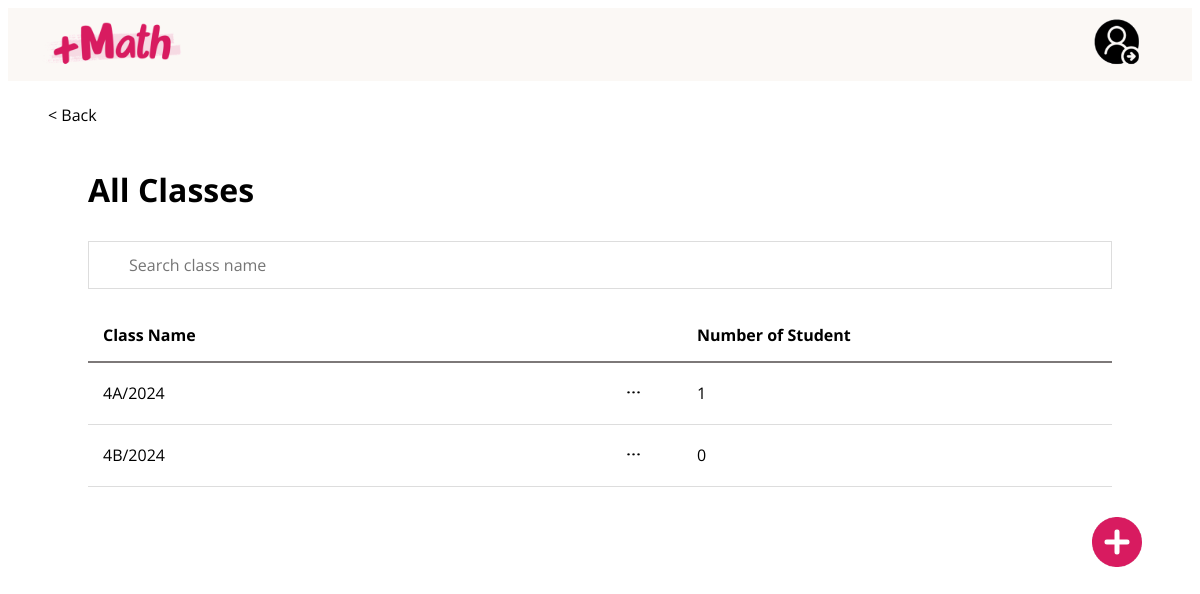
Page /AdminViewAllClasses.php (signed in) on the committed database.
### tables this page shows
CREATE TABLE IF NOT EXISTS `class` (
  `class_id` int NOT NULL AUTO_INCREMENT,
  `class_name` varchar(100) NOT NULL,
  `teacher_id` int NOT NULL,
  `admin_id` int NOT NULL,
  PRIMARY KEY (`class_id`),
  KEY `FK_class_teacher_id` (`teacher_id`),
  KEY `FK_class_admin_id` (`admin_id`)
);

### AdminViewAllClasses.php (the view, shortened to what this page needs)
<!DOCTYPE html>
<html lang="en">
<head>
</head>
<body>
    <div style="position:sticky; z-index:1; top:0; height: 73px;background-color:#FBF8F5;">
        <div style="float:left; padding:10px 10px 10px 30px; cursor: pointer">
            <img src="logo.png" style="width:150px;" onclick="window.location.href='AdmMainPage.php'">
        </div>
        <div style="float:right; padding-right:40px;">
            <div class="dropdown">
                <button class="dropbtn" id="dropbtn" type="button" onclick="profileDropDown()">
                    <img src="stuprofilebtn.png" style="width:50px;">
                </button>
            </div>
        </div>
    </div>
    <br>
    <button class="back" type="submit" name="back" onclick="window.location.href='AdmMainPage.php'">< Back</button>
    <div class="allclasses">
        <h1>All Classes</h1>
        <input type="text" id="search_class" onkeyup="filterClass()" placeholder="Search class name">
        <?php
            $con=mysqli_connect("localhost","root","","rwdd_assignment");
            $sql = "SELECT class.class_id, class.class_name, class.teacher_id, COUNT(student.student_id) AS class_count
            FROM class LEFT JOIN student ON class.class_id = student.class_id
            GROUP BY class.class_id, class.class_name, class.teacher_id
            ORDER BY class.class_name, class.class_id, class.teacher_id";
            $result = mysqli_query($con, $sql);
        ?>
        <table id="class_table">
            <tr>
                <th style="width:50%;">Class Name</th>
                <th style="width:8%;"> </th>
                <th style="width:42%;">Number of Student</th>
            </tr>
            <?php
            while ($row = mysqli_fetch_array($result)) {
                ?>
                <tr class="row_hover" onclick="window.location.href='ClassDetailsPage.php?class_id=<?php echo $row['class_id']; ?>'">
                    <td><?php echo $row['class_name']; ?></td>
                    <td>
                        <div class="adminclass3dotdropdown" onclick="event.stopPropagation();">
                            <button class="adminclass3dotbtn" type="button" onclick="toggleDropdown(this)">
                                <img src="adminclass3dot.png" style="width:25px;">
                            </button>
                        </div>
                    </td>
                    <td><?php echo $row['class_count']; ?></td>
                </tr>
            <?php
            }
            ?>
        </table>
    </div>
    <div style="position:sticky; bottom:0; height: 73px;background-color:transparent;">
        <div style="float:right; padding-right:40px;">
            <button class="addbtn" type="button"
            onclick="document.getElementById('addClass').style.display='block'" style="width:auto;">
                <img src="adminaddbtn.png" style="width:50px;">
            </button>
        </div>
    </div>
</body>
</html>

### AdminViewAllClasses.php (style rules this page uses)
@media only screen and (min-width: 768px) { .allclasses { padding: 20px 80px; } }
* { box-sizing: border-box; font-family: "Open Sans", sans-serif; }
.back { font-size: 16px; background-color:white; border-style:none; padding-left:40px; cursor: pointer }
.dropbtn { border-style:none; background-color:transparent; padding: 10px; cursor: pointer; }
.dropdown { position: relative; display: inline-block; }
#search_class { background-image: url('https://www.w3schools.com/css/searchicon.png'); background-position: 10px 10px; background-repeat: no-repeat; width: 100%; font-size: 16px; padding: 12px 20px 12px 40px; border: 1px solid #ddd; margin-bottom: 20px; }
table { border-collapse: collapse; width: 100%; font-size: 16px; }
th { padding: 15px; text-align: left; border-bottom: 2px solid #7d7979; }
td { padding: 15px; text-align: left; border-bottom: 1px solid #ddd; }
.adminclass3dotbtn { border-style:none; background-color:transparent; cursor: pointer; }
.adminclass3dotdropdown { position: relative; display: inline-block; }
.addbtn { border-style:none; background-color:transparent; padding: 10px; cursor: pointer; }
input[type=text] { width: 100%; padding: 12px 20px; margin: 8px 0; display: inline-block; border: 1px solid #ccc; box-sizing: border-box; font-size: 16px; }

### rows in the picture
class: class_name "4A/2024", class_count "1"
class: class_name "4B/2024", class_count "0"
